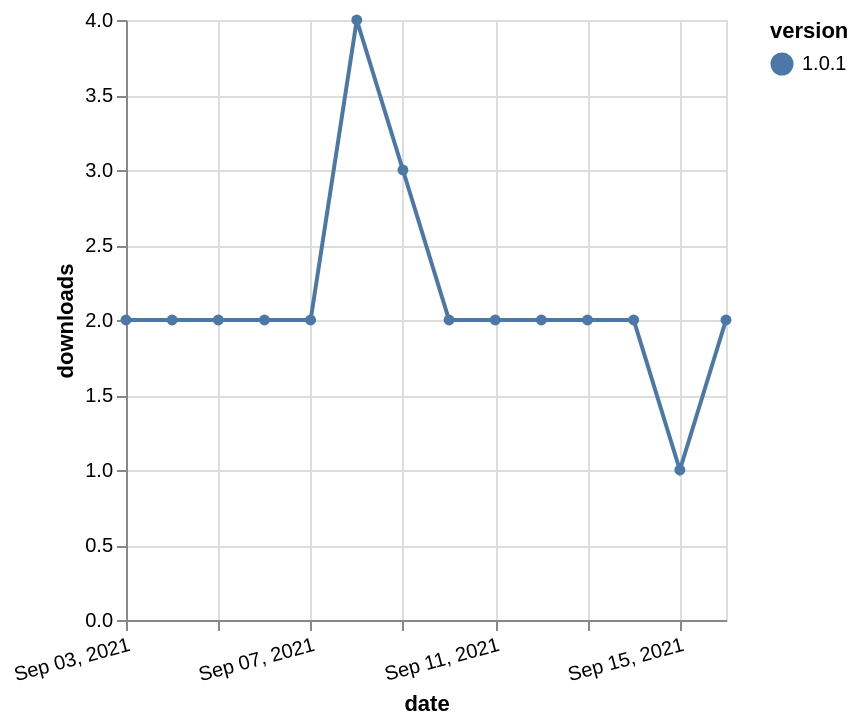

This figure's Vega-Lite source:
### Vega-Lite specification from a JSON file in a GitHub repository (floating-point values rounded to 4 significant figures)
{"$schema": "https://vega.github.io/schema/vega-lite/v5.json", "description": "A simple bar chart with embedded data.", "data": {"values": [{"date": "2021-09-03", "total": 2009, "delta": 2, "version": "1.0.1"}, {"date": "2021-09-04", "total": 2011, "delta": 2, "version": "1.0.1"}, {"date": "2021-09-05", "total": 2013, "delta": 2, "version": "1.0.1"}, {"date": "2021-09-06", "total": 2015, "delta": 2, "version": "1.0.1"}, {"date": "2021-09-07", "total": 2017, "delta": 2, "version": "1.0.1"}, {"date": "2021-09-08", "total": 2021, "delta": 4, "version": "1.0.1"}, {"date": "2021-09-09", "total": 2024, "delta": 3, "version": "1.0.1"}, {"date": "2021-09-10", "total": 2026, "delta": 2, "version": "1.0.1"}, {"date": "2021-09-11", "total": 2028, "delta": 2, "version": "1.0.1"}, {"date": "2021-09-12", "total": 2030, "delta": 2, "version": "1.0.1"}, {"date": "2021-09-13", "total": 2032, "delta": 2, "version": "1.0.1"}, {"date": "2021-09-14", "total": 2034, "delta": 2, "version": "1.0.1"}, {"date": "2021-09-15", "total": 2035, "delta": 1, "version": "1.0.1"}, {"date": "2021-09-16", "total": 2037, "delta": 2, "version": "1.0.1"}]}, "width": "container", "mark": {"type": "line", "point": {"filled": true}}, "encoding": {"x": {"field": "date", "type": "temporal", "timeUnit": "yearmonthdate", "title": "date", "axis": {"labelAngle": -15}}, "y": {"field": "delta", "type": "quantitative", "title": "downloads"}, "color": {"field": "version", "type": "nominal"}, "tooltip": {"field": "delta"}}}
